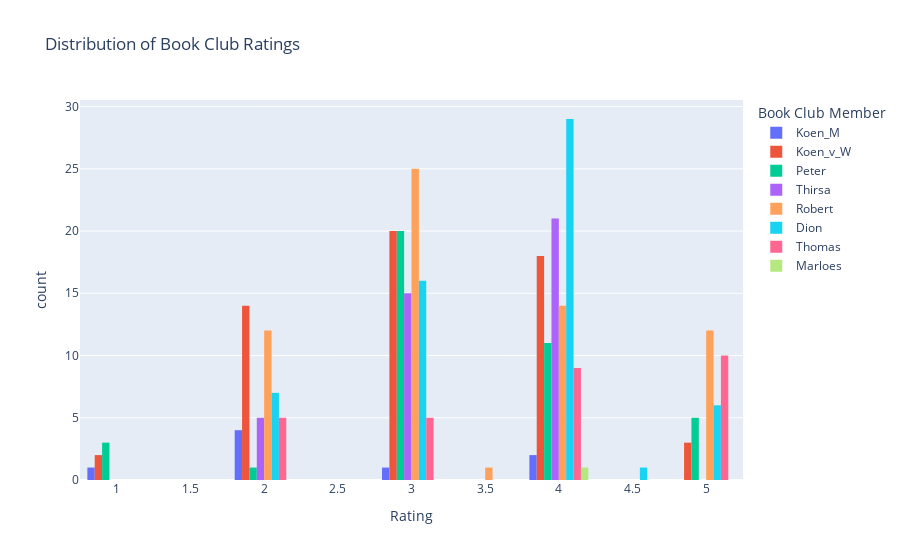

Notebook code for this chart:
### Code cell
# Create a long-form dataframe to plot ratings for each person
# Only include members who have numeric rating columns
long_df = (
    bookclub_processed_df.select(["title", *ordered_members])
    .unpivot(
        index="title",
        on=ordered_members,
        variable_name="Member",
        value_name="Rating",
    )
    .filter((pl.col("Rating").is_not_null()) & (pl.col("Rating") != 0))
)

# Bar plot of ratings per member
fig = px.histogram(
    long_df,
    x="Rating",
    color="Member",
    barmode="group",
    title="Distribution of Book Club Ratings",
    labels={"Rating": "Rating", "Member": "Book Club Member"},
)

fig.show()

### Figure 1 — Plotly figure (JSON) as saved in the notebook; plotly's stock layout.template omitted (floating-point values rounded to 4 significant figures)
{"data": [{"alignmentgroup": "True", "bingroup": "x", "hovertemplate": "Book Club Member=Koen_M<br>Rating=%{x}<br>count=%{y}<extra></extra>", "legendgroup": "Koen_M", "marker": {"color": "#636efa", "pattern": {"shape": ""}}, "name": "Koen_M", "offsetgroup": "Koen_M", "orientation": "v", "showlegend": true, "type": "histogram", "x": [2.0, 3.0, 2.0, 4.0, 2.0, 1.0, 2.0, 4.0], "xaxis": "x", "yaxis": "y"}, {"alignmentgroup": "True", "bingroup": "x", "hovertemplate": "Book Club Member=Koen_v_W<br>Rating=%{x}<br>count=%{y}<extra></extra>", "legendgroup": "Koen_v_W", "marker": {"color": "#EF553B", "pattern": {"shape": ""}}, "name": "Koen_v_W", "offsetgroup": "Koen_v_W", "orientation": "v", "showlegend": true, "type": "histogram", "x": [4.0, 3.0, 3.0, 5.0, 3.0, 1.0, 3.0, 3.0, 2.0, 4.0, 3.0, 2.0, 4.0, 2.0, 3.0, 4.0, 3.0, 2.0, 4.0, 2.0, 4.0, 4.0, 2.0, 4.0, 3.0, 4.0, 3.0, 3.0, 4.0, 4.0, 2.0, 1.0, 3.0, 3.0, 3.0, 3.0, 2.0, 2.0, 3.0, 4.0, 4.0, 2.0, 3.0, 5.0, 2.0, 4.0, 4.0, 4.0, 2.0, 4.0, 3.0, 3.0, 3.0, 4.0, 2.0, 2.0, 5.0], "xaxis": "x", "yaxis": "y"}, {"alignmentgroup": "True", "bingroup": "x", "hovertemplate": "Book Club Member=Peter<br>Rating=%{x}<br>count=%{y}<extra></extra>", "legendgroup": "Peter", "marker": {"color": "#00cc96", "pattern": {"shape": ""}}, "name": "Peter", "offsetgroup": "Peter", "orientation": "v", "showlegend": true, "type": "histogram", "x": [3.0, 3.0, 3.0, 3.0, 3.0, 4.0, 3.0, 5.0, 4.0, 1.0, 3.0, 4.0, 3.0, 3.0, 5.0, 4.0, 4.0, 3.0, 3.0, 4.0, 1.0, 4.0, 3.0, 3.0, 3.0, 3.0, 5.0, 3.0, 5.0, 4.0, 3.0, 3.0, 4.0, 4.0, 3.0, 3.0, 4.0, 1.0, 2.0, 5.0], "xaxis": "x", "yaxis": "y"}, {"alignmentgroup": "True", "bingroup": "x", "hovertemplate": "Book Club Member=Thirsa<br>Rating=%{x}<br>count=%{y}<extra></extra>", "legendgroup": "Thirsa", "marker": {"color": "#ab63fa", "pattern": {"shape": ""}}, "name": "Thirsa", "offsetgroup": "Thirsa", "orientation": "v", "showlegend": true, "type": "histogram", "x": [4.0, 4.0, 4.0, 3.0, 3.0, 4.0, 4.0, 3.0, 2.0, 4.0, 3.0, 4.0, 3.0, 4.0, 4.0, 3.0, 4.0, 3.0, 4.0, 4.0, 3.0, 4.0, 3.0, 2.0, 4.0, 3.0, 4.0, 4.0, 3.0, 2.0, 3.0, 4.0, 4.0, 4.0, 3.0, 3.0, 3.0, 4.0, 2.0, 2.0, 4.0], "xaxis": "x", "yaxis": "y"}, {"alignmentgroup": "True", "bingroup": "x", "hovertemplate": "Book Club Member=Robert<br>Rating=%{x}<br>count=%{y}<extra></extra>", "legendgroup": "Robert", "marker": {"color": "#FFA15A", "pattern": {"shape": ""}}, "name": "Robert", "offsetgroup": "Robert", "orientation": "v", "showlegend": true, "type": "histogram", "x": [5.0, 3.0, 3.0, 4.0, 5.0, 5.0, 4.0, 3.0, 2.0, 5.0, 3.0, 5.0, 3.0, 4.0, 4.0, 2.0, 4.0, 3.0, 3.0, 4.0, 2.0, 3.0, 4.0, 4.0, 5.0, 2.0, 3.5, 2.0, 3.0, 4.0, 2.0, 3.0, 5.0, 3.0, 3.0, 4.0, 2.0, 3.0, 2.0, 4.0, 3.0, 3.0, 2.0, 5.0, 3.0, 5.0, 2.0, 3.0, 3.0, 3.0, 3.0, 5.0, 3.0, 4.0, 4.0, 3.0, 3.0, 5.0, 3.0, 3.0, 4.0, 2.0, 2.0, 5.0], "xaxis": "x", "yaxis": "y"}, {"alignmentgroup": "True", "bingroup": "x", "hovertemplate": "Book Club Member=Dion<br>Rating=%{x}<br>count=%{y}<extra></extra>", "legendgroup": "Dion", "marker": {"color": "#19d3f3", "pattern": {"shape": ""}}, "name": "Dion", "offsetgroup": "Dion", "orientation": "v", "showlegend": true, "type": "histogram", "x": [4.0, 4.0, 4.0, 4.0, 5.0, 3.0, 3.0, 4.0, 3.0, 4.0, 5.0, 4.0, 3.0, 5.0, 2.0, 4.0, 4.0, 4.0, 4.0, 2.0, 4.0, 3.0, 4.0, 2.0, 4.0, 4.0, 3.0, 3.0, 4.0, 2.0, 3.0, 4.0, 4.0, 4.0, 2.0, 4.5, 3.0, 4.0, 4.0, 3.0, 4.0, 4.0, 3.0, 2.0, 4.0, 3.0, 4.0, 3.0, 4.0, 5.0, 5.0, 4.0, 3.0, 4.0, 3.0, 3.0, 2.0, 4.0, 5.0], "xaxis": "x", "yaxis": "y"}, {"alignmentgroup": "True", "bingroup": "x", "hovertemplate": "Book Club Member=Thomas<br>Rating=%{x}<br>count=%{y}<extra></extra>", "legendgroup": "Thomas", "marker": {"color": "#FF6692", "pattern": {"shape": ""}}, "name": "Thomas", "offsetgroup": "Thomas", "orientation": "v", "showlegend": true, "type": "histogram", "x": [4.0, 3.0, 4.0, 5.0, 4.0, 2.0, 4.0, 5.0, 4.0, 5.0, 4.0, 5.0, 5.0, 4.0, 4.0, 3.0, 3.0, 5.0, 4.0, 2.0, 3.0, 3.0, 5.0, 5.0, 2.0, 5.0, 2.0, 2.0, 5.0], "xaxis": "x", "yaxis": "y"}, {"alignmentgroup": "True", "bingroup": "x", "hovertemplate": "Book Club Member=Marloes<br>Rating=%{x}<br>count=%{y}<extra></extra>", "legendgroup": "Marloes", "marker": {"color": "#B6E880", "pattern": {"shape": ""}}, "name": "Marloes", "offsetgroup": "Marloes", "orientation": "v", "showlegend": true, "type": "histogram", "x": [4.0], "xaxis": "x", "yaxis": "y"}], "layout": {"barmode": "group", "legend": {"title": {"text": "Book Club Member"}, "tracegroupgap": 0}, "title": {"text": "Distribution of Book Club Ratings"}, "xaxis": {"anchor": "y", "domain": [0, 1], "title": {"text": "Rating"}}, "yaxis": {"anchor": "x", "domain": [0, 1], "title": {"text": "count"}}}}
